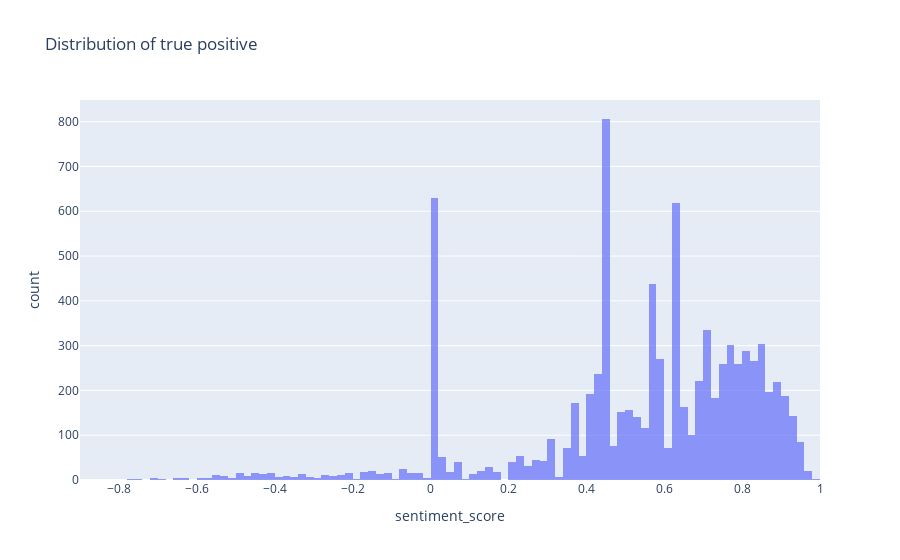

Notebook cell for this chart:
### Markdown cell above
### Classifying based on sentiment score


#### Getting the range of each true sentiments

### Code cell
px.histogram(
    df2[df2["sentiment"] == "positive"],
    x="sentiment_score",
    opacity=0.7,
    title="Distribution of true positive",
)

### Figure 1 — Plotly figure (JSON) as saved in the notebook; plotly's stock layout.template omitted (floating-point values rounded to 4 significant figures; data arrays with more than 128 entries replaced by an {"elided": "..."} marker saying what was removed)
{"data": [{"alignmentgroup": "True", "bingroup": "x", "hovertemplate": "sentiment_score=%{x}<br>count=%{y}<extra></extra>", "legendgroup": "", "marker": {"color": "#636efa", "opacity": 0.7, "pattern": {"shape": ""}}, "name": "", "offsetgroup": "", "orientation": "v", "showlegend": false, "type": "histogram", "x": {"elided": "8582 float values"}, "xaxis": "x", "yaxis": "y"}], "layout": {"barmode": "relative", "legend": {"tracegroupgap": 0}, "title": {"text": "Distribution of true positive"}, "xaxis": {"anchor": "y", "domain": [0, 1], "title": {"text": "sentiment_score"}}, "yaxis": {"anchor": "x", "domain": [0, 1], "title": {"text": "count"}}}}
